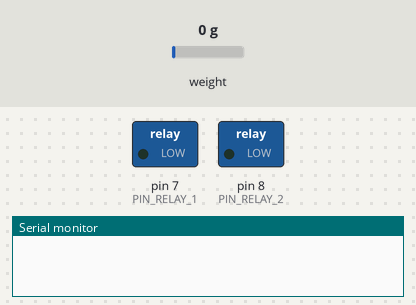
A sketch run on a simulated Arduino Uno, built with avr-gcc and run on an emulated ATmega328P. On the bench: switched loads named in the sketch (green lamp = pin HIGH), the last lines printed to the serial monitor. The test bench sets the inputs (shaded band); at power-on: weight on the scale 0 g.

Above: at 0.1 s.
At 1.1 s:
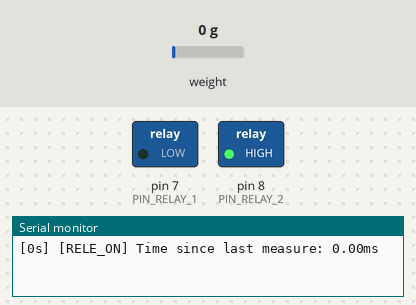
At 38.6 s:
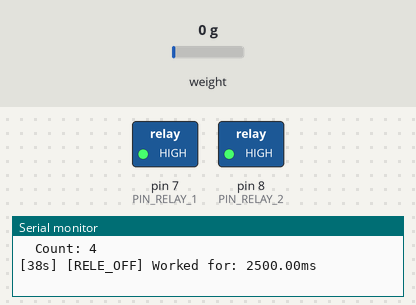
Timing chart, 0 to 40.1 s (numbered marks = the images above):
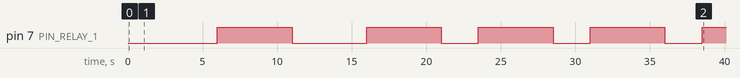

The sketch:

testBalanzaConRelay.ino
```cpp
#include "HX711.h"

#define BALANZA_DOUT  A1
#define BALANZA_CLK  A0

#define FACTOR_CALIBRACION -1060
#define PESO_MAX 200

#define PIN_RELAY_1 7
#define PIN_RELAY_2 8

HX711 scale;

unsigned long previousMillis;
unsigned long globalMillis;


boolean done1 = false;
boolean done2 = false;

void setup() {
  Serial.begin(9600);
  initBalanza(&scale, BALANZA_DOUT, BALANZA_CLK, FACTOR_CALIBRACION);
  pinMode(PIN_RELAY_1, OUTPUT);
  pinMode(PIN_RELAY_2, OUTPUT);
  encenderRelay(PIN_RELAY_1);
  apagarRelay(PIN_RELAY_2);
  previousMillis = millis();
  log_float("[RELE_ON] Time since last measure: ", millis() - previousMillis, "ms");

}


//firstTop 40   secondTop 100
int incremental = 5000;
int count = 1;
void loop() {

    if(millisPassed(incremental) && !done1) {
      log_float("[RELE_OFF] Worked for: ", millis() - previousMillis, "ms");
      apagarRelay(PIN_RELAY_1);
      done1 = true;
    }
    if(millisPassed(2500 + incremental) && !done2) {
      log_float("[MIDO] Waited to measure till: ", millis() - previousMillis, "ms");
      getWeight();
      done2 = true;
    }
    if(millisPassed(5000 + incremental)){
      log_float("[RELE_ON] Time since last measure: ", millis() - previousMillis, "ms");
      encenderRelay(PIN_RELAY_1);
      done1 = false;
      done2 = false;
      resetMillis();
      Serial.print("\tCount: ");
      Serial.println(count);
      if(count == 2 && incremental > 500)
        incremental /= 2;
      if(count == 5 && incremental > 500)
        incremental /= 2;
      count ++;
    }
}

float getWeight() {
  float pesoActual;
  for(int i = 0; i < 10; i++){
    pesoActual = scale.get_units(3);
    if( pesoActual >= 0)
      break;
    else
      pesoActual = -999;
  }
  log_float("\t\tPeso actual: ", pesoActual, "g");
  return pesoActual;
}

void initBalanza(HX711 * scale, int dout, int clk, float factor) {
  scale->begin(dout, clk);
  scale->set_scale();
  scale->tare();
  scale->set_scale(factor);
}

void log_float(String msg, float n, String unit) {
  String now = "[" + String(millis() / 1000) + "s] ";
  Serial.print(now);
  Serial.print(msg);
  Serial.print(n);
  Serial.println(unit);
}

boolean millisPassed(long n) {
  return millis() - previousMillis >= n;
}

void resetMillis() {
  previousMillis = millis();
}

void encenderRelay(int pin){
  digitalWrite(pin, LOW);
}

void apagarRelay(int pin){
  digitalWrite(pin, HIGH);
}
```

Measured:
- by itself, pin 7 (PIN_RELAY_1): goes HIGH 5.0 s, LOW 5.0 s, 3 × (HIGH 5.0 s, LOW 2.5 s), then HIGH
